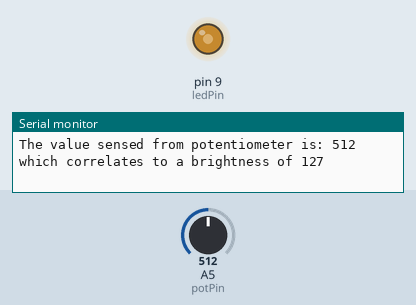
Recording of a sketch running on a simulated Arduino Uno, built with avr-gcc and run on an emulated ATmega328P. Shown: output pins drawn as LEDs (lit = HIGH), the last lines printed to the serial monitor. The test bench sets the inputs (shaded band); at power-on: A5 (potPin) = 512.

Above: at 1.3 s.
1.4 s: A5 (potPin) set to 716
At 2.7 s:
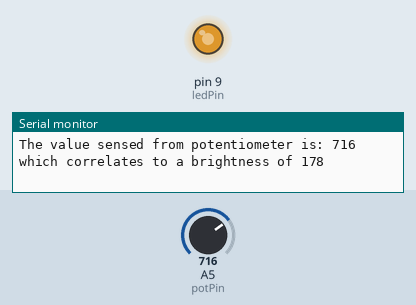
3.0 s: A5 (potPin) set to 900
At 4.1 s:
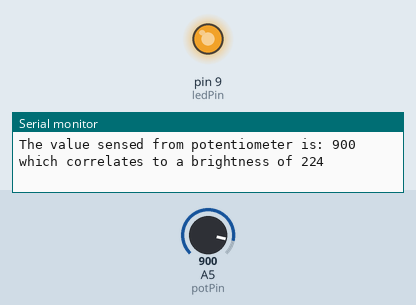
4.6 s: A5 (potPin) set to 122
At 5.3 s:
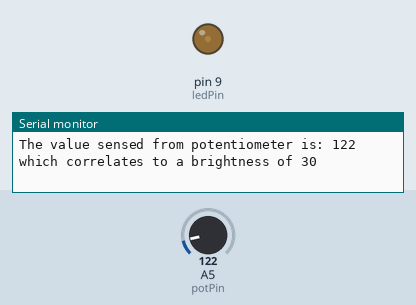
6.2 s: A5 (potPin) set to 0
At 7.4 s:
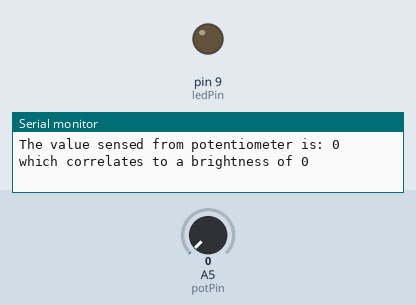
7.7 s: A5 (potPin) set to 511
At 8.5 s:
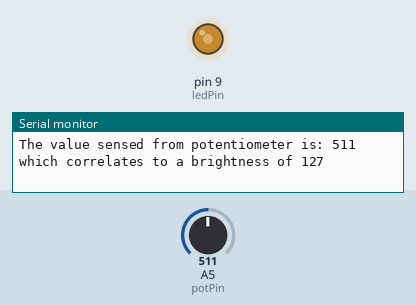
Timing chart, 0 to 10.3 s (numbered marks = the images above; inputs shaded):
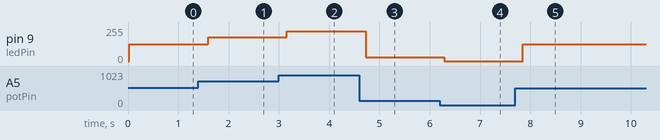

The sketch:

potentiometer_101.ino
```cpp
// Define pin numbers
const int potPin = A5;  // Potentiometer connected to analog pin A0
const int ledPin = 9;   // LED connected to digital pin 9 (must support PWM)
char buffer[256]; //

void setup() {
  // PinMode not strictly necessary for analogRead, but good practice
  Serial.begin(9600);
  pinMode(ledPin, OUTPUT);
  pinMode(potPin, INPUT);
}

void loop() {
  // Read the raw value from the potentiometer (0 to 1023)
  int sensorValue = analogRead(potPin);
  // Map the sensor value to an LED brightness range (0 to 255)
  int brightness = map(sensorValue, 0, 1023, 0, 255);
  sprintf(buffer, "The value sensed from potentiometer is: %d which correlates to a brightness of %d\n", sensorValue, brightness);
  Serial.println(buffer);

  // Use the mapped value to set the LED brightness
  analogWrite(ledPin, brightness);
  delay(500);
}
```

Measured:
- after the input at 1.4 s, pin 9 (ledPin): 127/255 → 178/255 after 0.19 s
- after the input at 3.0 s, pin 9 (ledPin): 178/255 → 224/255 after 0.16 s
- after the input at 4.6 s, pin 9 (ledPin): 224/255 → 30/255 after 0.13 s
- after the input at 6.2 s, pin 9 (ledPin): 30/255 → 0/255 after 0.09 s
- after the input at 7.7 s, pin 9 (ledPin): 0/255 → 127/255 after 0.15 s
